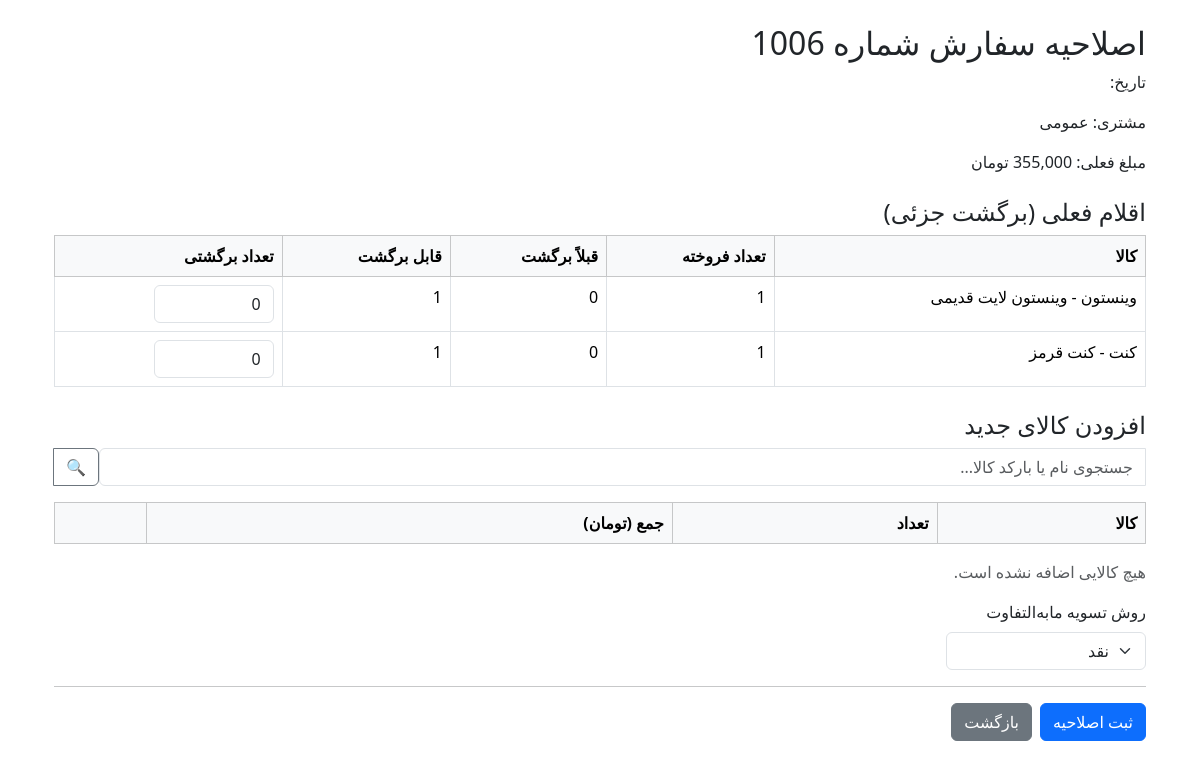
Page /sales/orders/1006/edit/ (signed in) on the committed database.
### sales/models.py (models this page shows, shortened)
class Order(models.Model):
    user = models.ForeignKey(settings.AUTH_USER_MODEL, on_delete=models.PROTECT, verbose_name="کاربر")
    customer = models.ForeignKey(Customer, null=True, blank=True, on_delete=models.SET_NULL, verbose_name="مشتری")
    customer_name = models.CharField(max_length=100, blank=True, null=True, verbose_name="نام مشتری")
    customer_phone = models.CharField(max_length=15, blank=True, null=True, verbose_name="تلفن مشتری")
    created_at = models.DateTimeField(auto_now_add=True, verbose_name="تاریخ ایجاد")
    is_paid = models.BooleanField(default=False, verbose_name="پرداخت شده")
    subtotal = models.DecimalField(max_digits=12, decimal_places=0, default=0, verbose_name="جمع کل")
    total_tax = models.DecimalField(max_digits=12, decimal_places=0, default=0, verbose_name="جمع مالیات")
    discount_type = models.CharField(max_length=10, default='none', verbose_name="نوع تخفیف")
    discount_value = models.DecimalField(max_digits=10, decimal_places=0, default=0, verbose_name="مقدار تخفیف")
    discount_amount = models.DecimalField(max_digits=12, decimal_places=0, default=0, verbose_name="مبلغ تخفیف")
    grand_total = models.DecimalField(max_digits=12, decimal_places=0, default=0, verbose_name="قابل پرداخت")
    is_held = models.BooleanField(default=False, verbose_name="نگهداری شده")
    held_at = models.DateTimeField(null=True, blank=True, verbose_name="تاریخ نگهداری")
    is_return = models.BooleanField(default=False, verbose_name="فاکتور برگشتی")
    original_order = models.ForeignKey(
        'self', null=True, blank=True, on_delete=models.SET_NULL,
        related_name='return_orders', verbose_name="فاکتور اصلی"
    )
    class Meta:
        verbose_name = "سفارش"
        verbose_name_plural = "سفارش‌ها"

class OrderItem(models.Model):
    order = models.ForeignKey(Order, related_name='items', on_delete=models.CASCADE, verbose_name="سفارش")
    product = models.ForeignKey(Product, on_delete=models.PROTECT, verbose_name="کالا")
    quantity = models.DecimalField(max_digits=10, decimal_places=3, default=1, verbose_name="تعداد")
    unit_price = models.DecimalField(max_digits=12, decimal_places=0, verbose_name="قیمت فروش واحد (تومان)")
    tax_amount = models.DecimalField(max_digits=12, decimal_places=0, default=0, verbose_name="مالیات (تومان)")
    purchase_cost = models.DecimalField(
        max_digits=12, decimal_places=0, default=0,
        verbose_name="بهای تمام‌شده واحد (تومان)"
    )
    is_returned = models.BooleanField(default=False, verbose_name="برگشت خورده")
    returned_quantity = models.DecimalField(
        max_digits=10, decimal_places=3, default=0, verbose_name="تعداد برگشتی"
    )
    class Meta:
        verbose_name = "اقلام فروش"
        verbose_name_plural = "اقلام فروش"

### inventory/models.py (models this page shows, shortened)
class Product(models.Model):
    UNIT_CHOICES = [
        ('pack', 'بسته'),
        ('carton', 'کارتن'),
        ('piece', 'عدد'),
        ('kg', 'کیلوگرم'),
    ]
    name = models.CharField(max_length=200, verbose_name="نام کالا")
    barcode = models.CharField(max_length=50, unique=True, db_index=True, verbose_name="بارکد")
    category = models.ForeignKey(Category, on_delete=models.PROTECT, verbose_name="دسته‌بندی")
    unit = models.CharField(max_length=10, choices=UNIT_CHOICES, default='pack', verbose_name="واحد")
    purchase_price = models.DecimalField(max_digits=12, decimal_places=0, verbose_name="قیمت خرید (تومان)")
    selling_price = models.DecimalField(max_digits=12, decimal_places=0, verbose_name="قیمت فروش (تومان)")
    is_active = models.BooleanField(default=True, verbose_name="فعال")
    stock_quantity = models.DecimalField(
        max_digits=12, decimal_places=3, default=0,
        validators=[MinValueValidator(0)], verbose_name="موجودی"
    )
    inventory_cost = models.DecimalField(
        max_digits=14, decimal_places=0, default=0,
        verbose_name="ارزش موجودی (تومان)"
    )
    is_featured = models.BooleanField(default=False, verbose_name="نمایش در دسترسی سریع")
    class Meta:
        verbose_name = "محصول"
        verbose_name_plural = "محصولات"
    def __str__(self):
        if self.category:
            return f"{self.category.name} - {self.name}"
        return self.name

class Category(models.Model):
    name = models.CharField(max_length=100, unique=True, verbose_name="نام")
    parent = models.ForeignKey(
        'self', null=True, blank=True, on_delete=models.SET_NULL,
        verbose_name="والد"
    )
    class Meta:
        verbose_name = "دسته‌بندی"
        verbose_name_plural = "دسته‌بندی‌ها"

### sales/views.py (the view, shortened to what this page needs)
# urls.py: path('orders/<int:order_id>/edit/', views.edit_order, name='edit_order'),
@login_required
@transaction.atomic
def edit_order(request, order_id):
    original_order = get_object_or_404(Order, pk=order_id, is_paid=True, is_return=False)
    products = Product.objects.filter(is_active=True)
    order_items = []
    for item in original_order.items.all():
        item.available_qty = item.quantity - item.returned_quantity
        order_items.append(item)
    return render(request, 'sales/edit_order.html', {
        'order': original_order,
        'order_items': order_items,
        'products': products,
    })

### core/templatetags/jalali_filters.py (called while the page is built)
@register.filter
def jalali_date(value, format="%Y/%m/%d %H:%M"):
    if value is None:
        return ""
    if hasattr(value, 'hour'):
        value = timezone.localtime(value)
    if hasattr(value, 'hour'):
        j_date = jdatetime.datetime.fromgregorian(datetime=value)
    else:
        j_date = jdatetime.date.fromgregorian(date=value)
    return j_date.strftime(format)

### management/templatetags/custom_filters.py (called while the page is built)
@register.filter
def format_quantity(value):
    if value is None:
        return '0'
    try:
        decimal_value = Decimal(str(value))
        if decimal_value == decimal_value.to_integral_value():
            return str(int(decimal_value))
        return str(decimal_value).rstrip('0').rstrip('.') if '.' in str(decimal_value) else str(decimal_value)
    except (ValueError, TypeError):
        return str(value)

### sales/templates/sales/edit_order.html (shortened to what this page needs)
{% extends 'sales/base.html' %}
{% load humanize %}
{% load jalali_filters %}
{% load custom_filters %}
{% block content %}
<div class="container mt-4">
    <h2>اصلاحیه سفارش شماره {{ order.id }}</h2>
    <p>تاریخ: {{ order.created_at|jalali_date }}</p>
    <p>مشتری: {{ order.customer.name|default:"عمومی" }}</p>
    <p>مبلغ فعلی: {{ order.grand_total|intcomma }} تومان</p>
    <form method="post" id="edit-order-form">
        <h4 class="mt-4">اقلام فعلی (برگشت جزئی)</h4>
        <table class="table table-bordered">
            <thead class="table-light">
                <tr>
                    <th>کالا</th>
                    <th>تعداد فروخته</th>
                    <th>قبلاً برگشت</th>
                    <th>قابل برگشت</th>
                    <th>تعداد برگشتی</th>
                </tr>
            </thead>
            <tbody>
                {% for item in order_items %}
                <tr>
                    <td>{{ item.product }}</td>
                    <td>{{ item.quantity|format_quantity }}</td>
                    <td>{{ item.returned_quantity|format_quantity }}</td>
                    <td>{{ item.available_qty|format_quantity }}</td>
                    <td>
                        <input type="number" name="return_quantities[]"
                               min="0" max="{{ item.available_qty }}"
                               value="0" step="any" class="form-control"
                               style="max-width:120px;">
                    </td>
                </tr>
                {% endfor %}
            </tbody>
        </table>
        <h4 class="mt-4">افزودن کالای جدید</h4>
        <div class="input-group mb-3">
            <input type="text" id="product-search" class="form-control"
                   placeholder="جستجوی نام یا بارکد کالا..." autocomplete="off">
            <button class="btn btn-outline-secondary" type="button"
                    onclick="searchProduct()">🔍</button>
        </div>
        <div class="table-responsive">
            <table class="table table-bordered" id="new-items-table">
                <thead class="table-light">
                    <tr>
                        <th>کالا</th>
                        <th>تعداد</th>
                        <th>جمع (تومان)</th>
                        <th></th>
                    </tr>
                </thead>
            </table>
        </div>
        <p class="text-muted" id="no-items-msg">هیچ کالایی اضافه نشده است.</p>
        <div class="mb-3">
            <label class="form-label">روش تسویه مابه‌التفاوت</label>
            <select name="payment_method" class="form-select" style="max-width:200px;">
                <option value="cash">نقد</option>
            </select>
        </div>
        <hr>
        <div class="d-flex gap-2">
            <button type="button" id="submit-edit-btn" class="btn btn-primary">ثبت اصلاحیه</button>
            <a href="{% url 'management:order_detail' order.id %}" class="btn btn-secondary">بازگشت</a>
        </div>
    </form>
</div>
{% endblock %}

### rows in the picture
Order: id "1006", customer.name "عمومی", grand_total "355,000"
OrderItem: product "وینستون - وینستون لایت قدیمی", quantity "1", returned_quantity "0", available_qty "1"
OrderItem: product "کنت - کنت قرمز", quantity "1", returned_quantity "0", available_qty "1"
